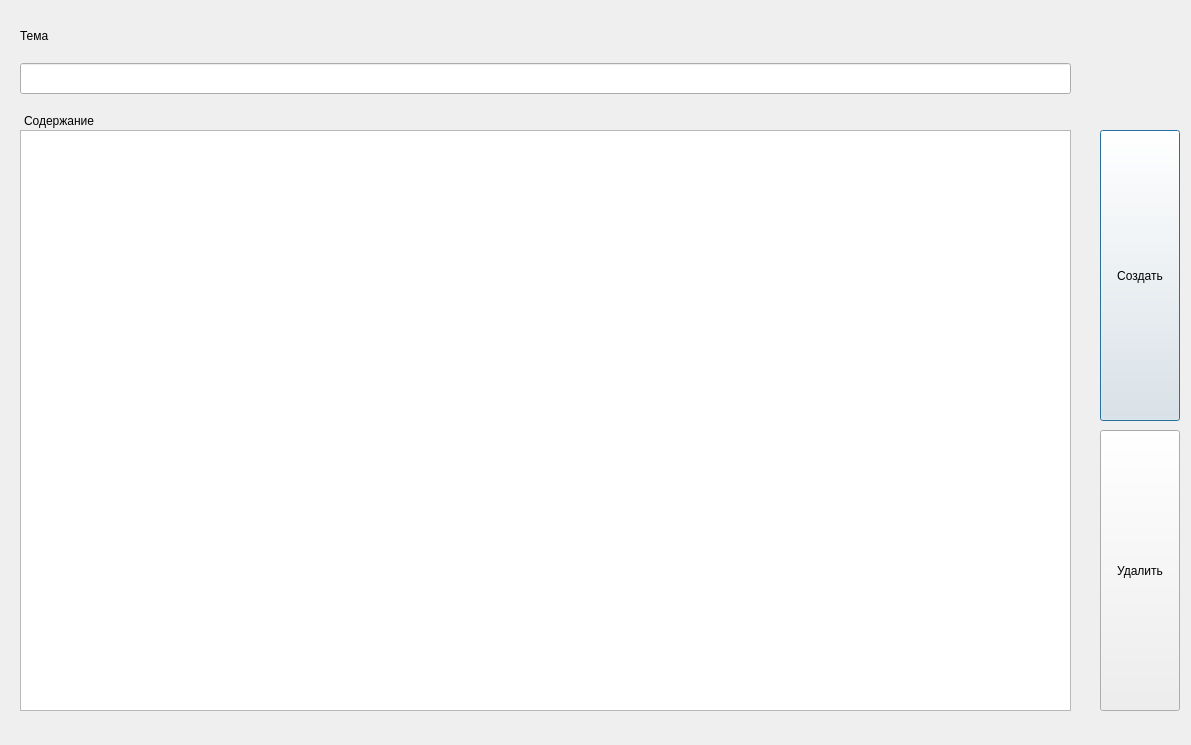
<?xml version="1.0" encoding="UTF-8"?>
<ui version="4.0">
 <class>NotBook</class>
 <widget class="QDialog" name="NotBook">
  <property name="geometry">
   <rect>
    <x>0</x>
    <y>0</y>
    <width>1191</width>
    <height>745</height>
   </rect>
  </property>
  <property name="windowTitle">
   <string>Dialog</string>
  </property>
  <widget class="QLineEdit" name="topic">
   <property name="geometry">
    <rect>
     <x>20</x>
     <y>63</y>
     <width>1051</width>
     <height>31</height>
    </rect>
   </property>
  </widget>
  <widget class="QTextEdit" name="content">
   <property name="geometry">
    <rect>
     <x>20</x>
     <y>130</y>
     <width>1051</width>
     <height>581</height>
    </rect>
   </property>
  </widget>
  <widget class="QLabel" name="label">
   <property name="geometry">
    <rect>
     <x>20</x>
     <y>10</y>
     <width>181</width>
     <height>51</height>
    </rect>
   </property>
   <property name="text">
    <string>Тема</string>
   </property>
  </widget>
  <widget class="QLabel" name="label_2">
   <property name="geometry">
    <rect>
     <x>24</x>
     <y>100</y>
     <width>171</width>
     <height>41</height>
    </rect>
   </property>
   <property name="text">
    <string>Содержание</string>
   </property>
  </widget>
  <widget class="QPushButton" name="button_creat">
   <property name="geometry">
    <rect>
     <x>1100</x>
     <y>130</y>
     <width>80</width>
     <height>291</height>
    </rect>
   </property>
   <property name="text">
    <string>Создать</string>
   </property>
  </widget>
  <widget class="QPushButton" name="button_remove">
   <property name="geometry">
    <rect>
     <x>1100</x>
     <y>430</y>
     <width>80</width>
     <height>281</height>
    </rect>
   </property>
   <property name="text">
    <string>Удалить</string>
   </property>
  </widget>
 </widget>
 <resources/>
 <connections/>
</ui>
